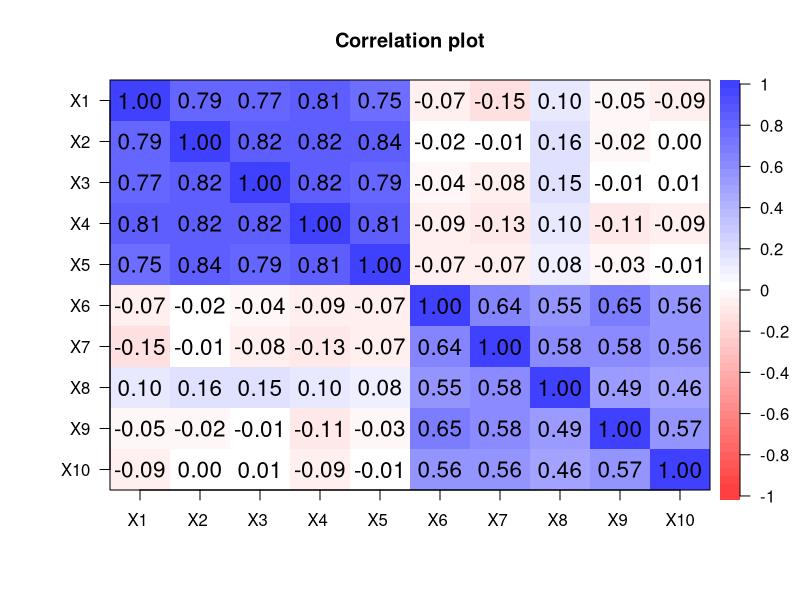
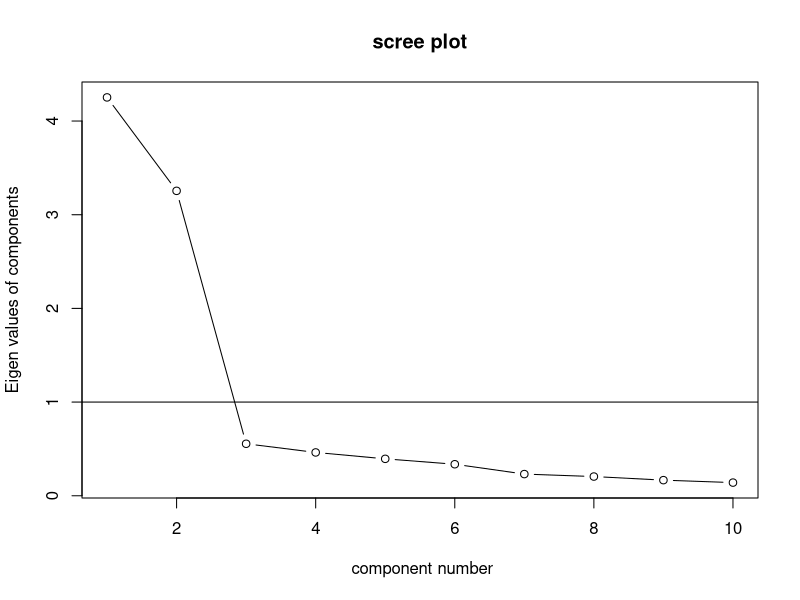
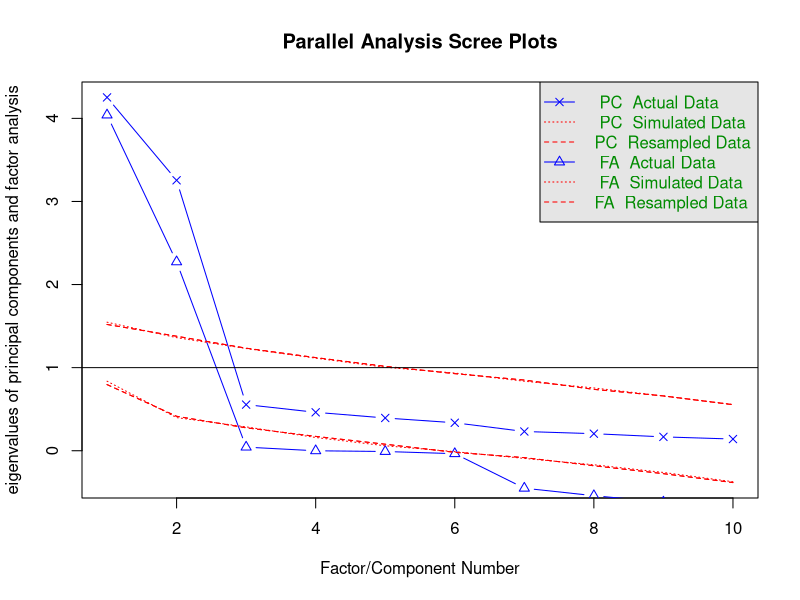
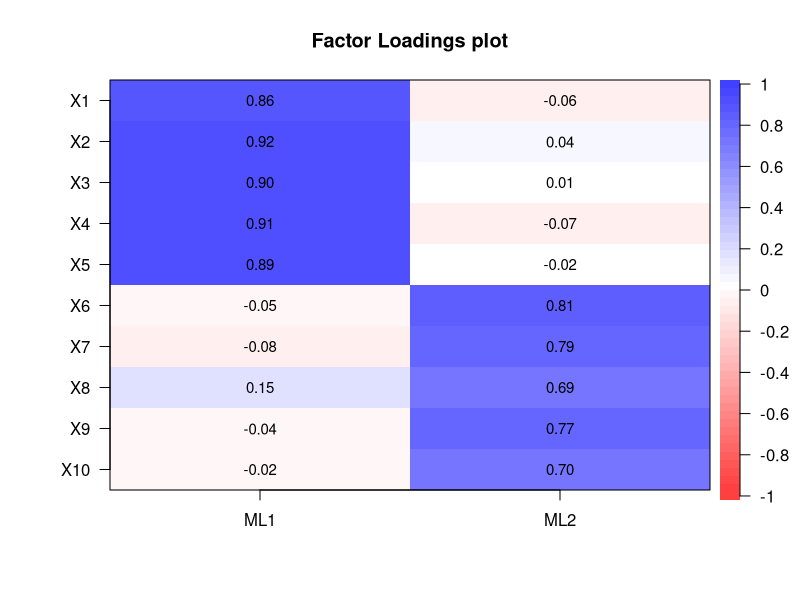
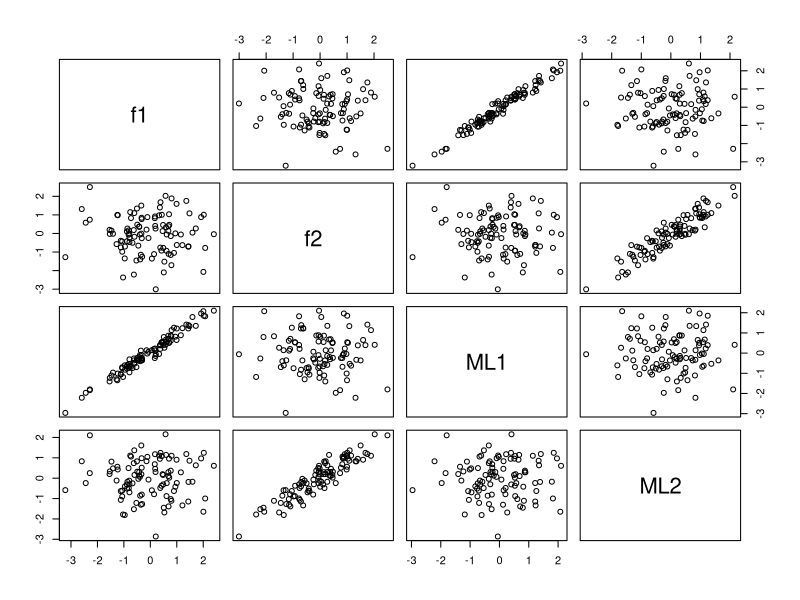

Recreate these plots in R, in order.
## ---- chunk 1
knitr::opts_chunk$set(echo = TRUE, message=FALSE, warning = FALSE, cache = TRUE)
## ---- chunk 2
library(psych)
library(GPArotation)
## ---- chunk 3
# 乱数のシードを設定
set.seed(1)

n <- 100 # 回答者数
p <- 10  # 項目数

# 因子負荷
a1 <- c(2,2,2,2,2,0,0,0,0,0) # factor 1 項目1-5だけに値を持つ
a2 <- c(0,0,0,0,0,1,1,1,1,1) # factor 2 項目6-10だけに値を持つ

# 仮想回答データを入れる変数のメモリを確保
y <- matrix(nrow = n, ncol = p)

# 真の因子の値を入れるデータフレーム
df_fs <- data.frame(matrix(nrow = n, ncol = 2))

for (idx in 1:n){
  # 回答者idxの (真の) 因子スコアは標準正規分布から生成する
  f1 <- rnorm(n = 1, mean = 0, sd = 1) # factor 1
  f2 <- rnorm(n = 1, mean = 0, sd = 1) # factor 2

  # 回答者idxの仮想回答データ
  y[idx,] <- a1 * f1 + a2 * f2 + 
    rnorm(p, mean = 0, sd = 1) # 独自因子
  
  colnames(df_fs) <- c("f1", "f2")
  df_fs[idx,"f1"] <- f1
  df_fs[idx,"f2"] <- f2
}

# 観測される仮想回答データをデータフレームに格納
df_data <- data.frame(y)

## ---- chunk 4
dim(df_data)
head(df_data,5)
## ---- chunk 5
cor.plot(cor(df_data), numbers = T)
## ---- chunk 6
VSS.scree(df_data)
## ---- chunk 7
result.fa <- fa.parallel(df_data)
print(result.fa, sort = TRUE)
## ---- chunk 8
res_fa <- fa(r = df_data, 
             nfactors = 2,       # 因子数
             rotate = "varimax", # 回転法はvarimaxを指定
             fm = "ml"          # 最尤法を指定
             )

cor.plot(res_fa, numbers = T)
## ---- chunk 9
fsc <- factor.scores(df_data, 
                     f = res_fa, 
                     method = "Harman")
## ---- chunk 10
# データフレームにまとめる
df_fs <- cbind(df_fs, fsc$scores)

# 散布図をプロットする
plot(df_fs)
